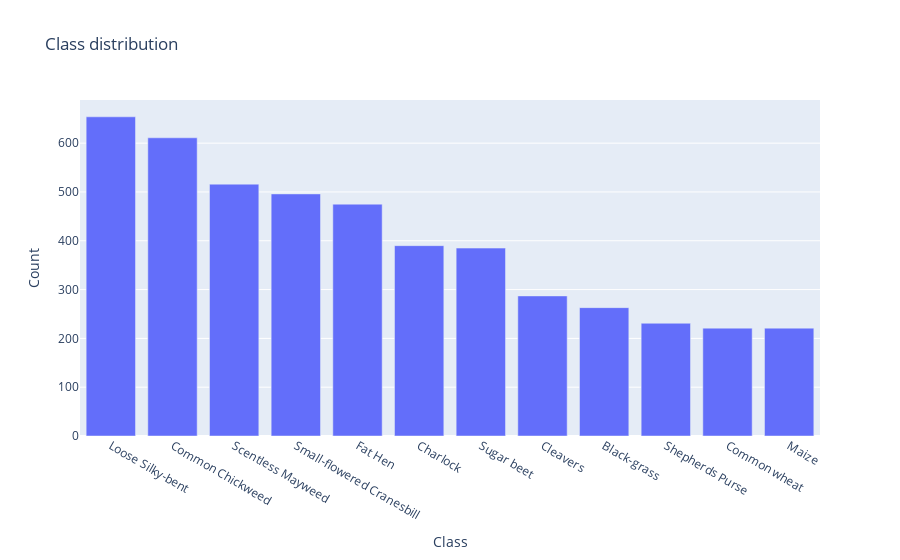

The cell this chart's notebook holds for it:
### Markdown cell above
## Class Distribution

### Code cell
label_counts = {}
for label in listdir(TRAIN_DIR):
    label_path = path.join(TRAIN_DIR, label)

    if path.isdir(label_path):
        num_files = len(
            [f for f in listdir(label_path) if path.isfile(path.join(label_path, f))]
        )
        label_counts[label] = num_files

fig = (
    px.bar(
        x=list(label_counts.keys()),
        y=list(label_counts.values()),
        title="Class distribution",
    )
    .update_xaxes(title="Class", categoryorder="total descending")
    .update_yaxes(title="Count")
)
fig.show()

### Figure 1 — Plotly figure (JSON) as saved in the notebook; plotly's stock layout.template omitted (floating-point values rounded to 4 significant figures)
{"data": [{"alignmentgroup": "True", "hovertemplate": "x=%{x}<br>y=%{y}<extra></extra>", "legendgroup": "", "marker": {"color": "#636efa", "pattern": {"shape": ""}}, "name": "", "offsetgroup": "", "orientation": "v", "showlegend": false, "textposition": "auto", "type": "bar", "x": ["Cleavers", "Sugar beet", "Common Chickweed", "Loose Silky-bent", "Scentless Mayweed", "Shepherds Purse", "Fat Hen", "Common wheat", "Black-grass", "Small-flowered Cranesbill", "Charlock", "Maize"], "xaxis": "x", "y": [287, 385, 611, 654, 516, 231, 475, 221, 263, 496, 390, 221], "yaxis": "y"}], "layout": {"barmode": "relative", "legend": {"tracegroupgap": 0}, "title": {"text": "Class distribution"}, "xaxis": {"anchor": "y", "categoryorder": "total descending", "domain": [0, 1], "title": {"text": "Class"}}, "yaxis": {"anchor": "x", "domain": [0, 1], "title": {"text": "Count"}}}}
